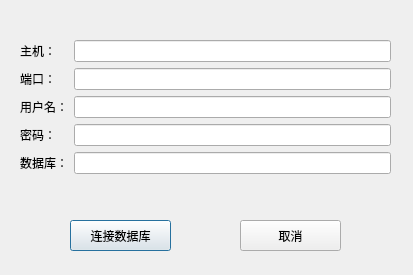
<?xml version="1.0" encoding="UTF-8"?>
<ui version="4.0">
 <class>OpenHostDialog</class>
 <widget class="QDialog" name="OpenHostDialog">
  <property name="geometry">
   <rect>
    <x>0</x>
    <y>0</y>
    <width>413</width>
    <height>275</height>
   </rect>
  </property>
  <property name="minimumSize">
   <size>
    <width>413</width>
    <height>275</height>
   </size>
  </property>
  <property name="maximumSize">
   <size>
    <width>413</width>
    <height>275</height>
   </size>
  </property>
  <property name="windowTitle">
   <string>Dialog</string>
  </property>
  <widget class="QWidget" name="formLayoutWidget">
   <property name="geometry">
    <rect>
     <x>20</x>
     <y>40</y>
     <width>371</width>
     <height>155</height>
    </rect>
   </property>
   <layout class="QFormLayout" name="formLayout">
    <item row="0" column="0">
     <widget class="QLabel" name="label">
      <property name="text">
       <string>主机：</string>
      </property>
     </widget>
    </item>
    <item row="0" column="1">
     <widget class="QLineEdit" name="edit_hostName"/>
    </item>
    <item row="1" column="0">
     <widget class="QLabel" name="label_2">
      <property name="text">
       <string>端口：</string>
      </property>
     </widget>
    </item>
    <item row="1" column="1">
     <widget class="QLineEdit" name="edit_hostPort"/>
    </item>
    <item row="3" column="0">
     <widget class="QLabel" name="label_3">
      <property name="text">
       <string>密码：</string>
      </property>
     </widget>
    </item>
    <item row="3" column="1">
     <widget class="QLineEdit" name="edit_hostPassword"/>
    </item>
    <item row="4" column="0">
     <widget class="QLabel" name="label_4">
      <property name="text">
       <string>数据库：</string>
      </property>
     </widget>
    </item>
    <item row="4" column="1">
     <widget class="QLineEdit" name="edit_database"/>
    </item>
    <item row="2" column="0">
     <widget class="QLabel" name="label_5">
      <property name="text">
       <string>用户名：</string>
      </property>
     </widget>
    </item>
    <item row="2" column="1">
     <widget class="QLineEdit" name="edit_username"/>
    </item>
   </layout>
   <zorder>edit_username</zorder>
   <zorder>label</zorder>
   <zorder>edit_hostName</zorder>
   <zorder>label_2</zorder>
   <zorder>edit_hostPort</zorder>
   <zorder>label_3</zorder>
   <zorder>edit_hostPassword</zorder>
   <zorder>label_4</zorder>
   <zorder>edit_database</zorder>
   <zorder>label_5</zorder>
  </widget>
  <widget class="QPushButton" name="connect_db">
   <property name="geometry">
    <rect>
     <x>70</x>
     <y>220</y>
     <width>101</width>
     <height>31</height>
    </rect>
   </property>
   <property name="text">
    <string>连接数据库</string>
   </property>
  </widget>
  <widget class="QPushButton" name="connect_cancle">
   <property name="geometry">
    <rect>
     <x>240</x>
     <y>220</y>
     <width>101</width>
     <height>31</height>
    </rect>
   </property>
   <property name="text">
    <string>取消</string>
   </property>
  </widget>
 </widget>
 <tabstops>
  <tabstop>edit_hostName</tabstop>
  <tabstop>edit_hostPort</tabstop>
  <tabstop>edit_username</tabstop>
  <tabstop>edit_hostPassword</tabstop>
  <tabstop>edit_database</tabstop>
  <tabstop>connect_db</tabstop>
  <tabstop>connect_cancle</tabstop>
 </tabstops>
 <resources/>
 <connections/>
</ui>
